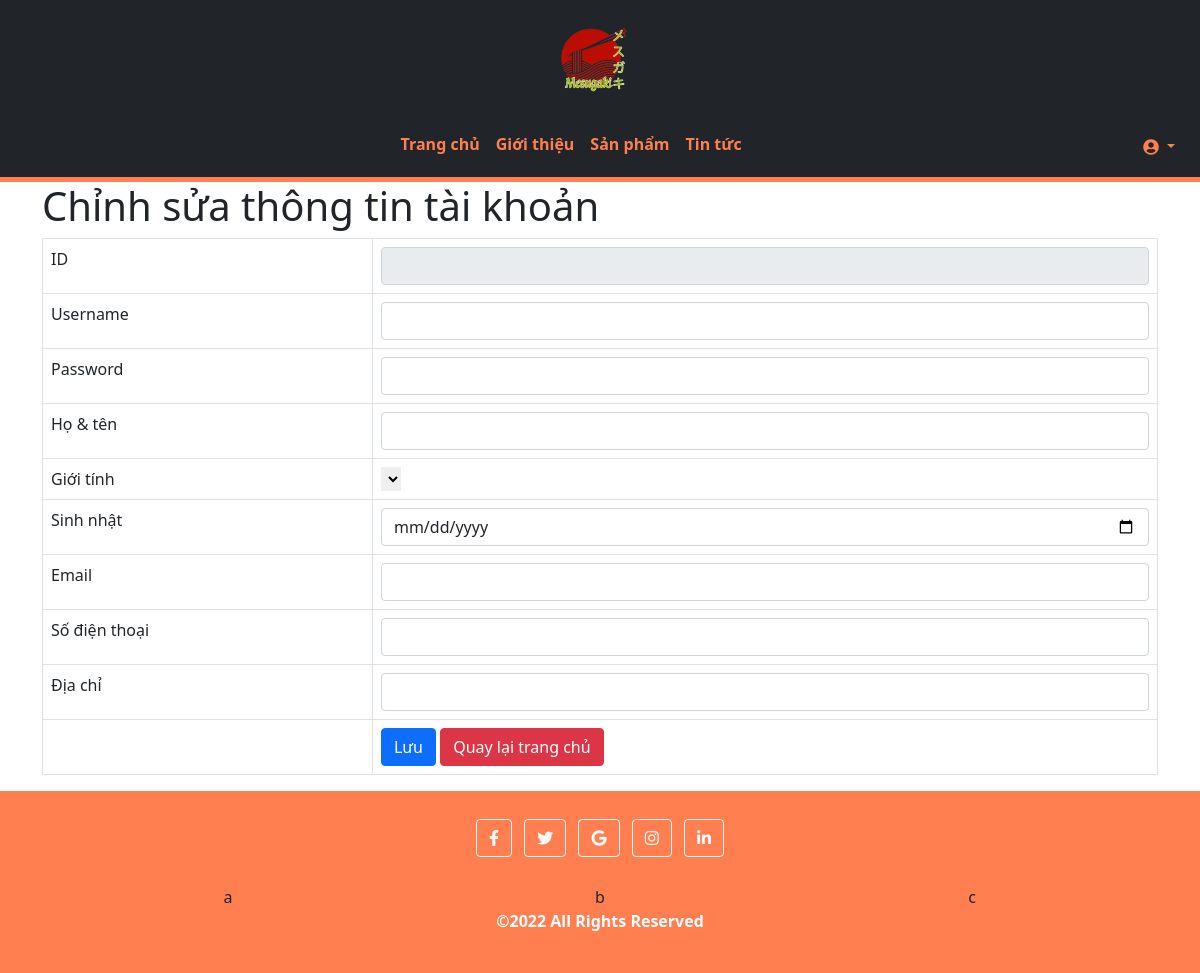
The app's page /editProfile.php, older data.
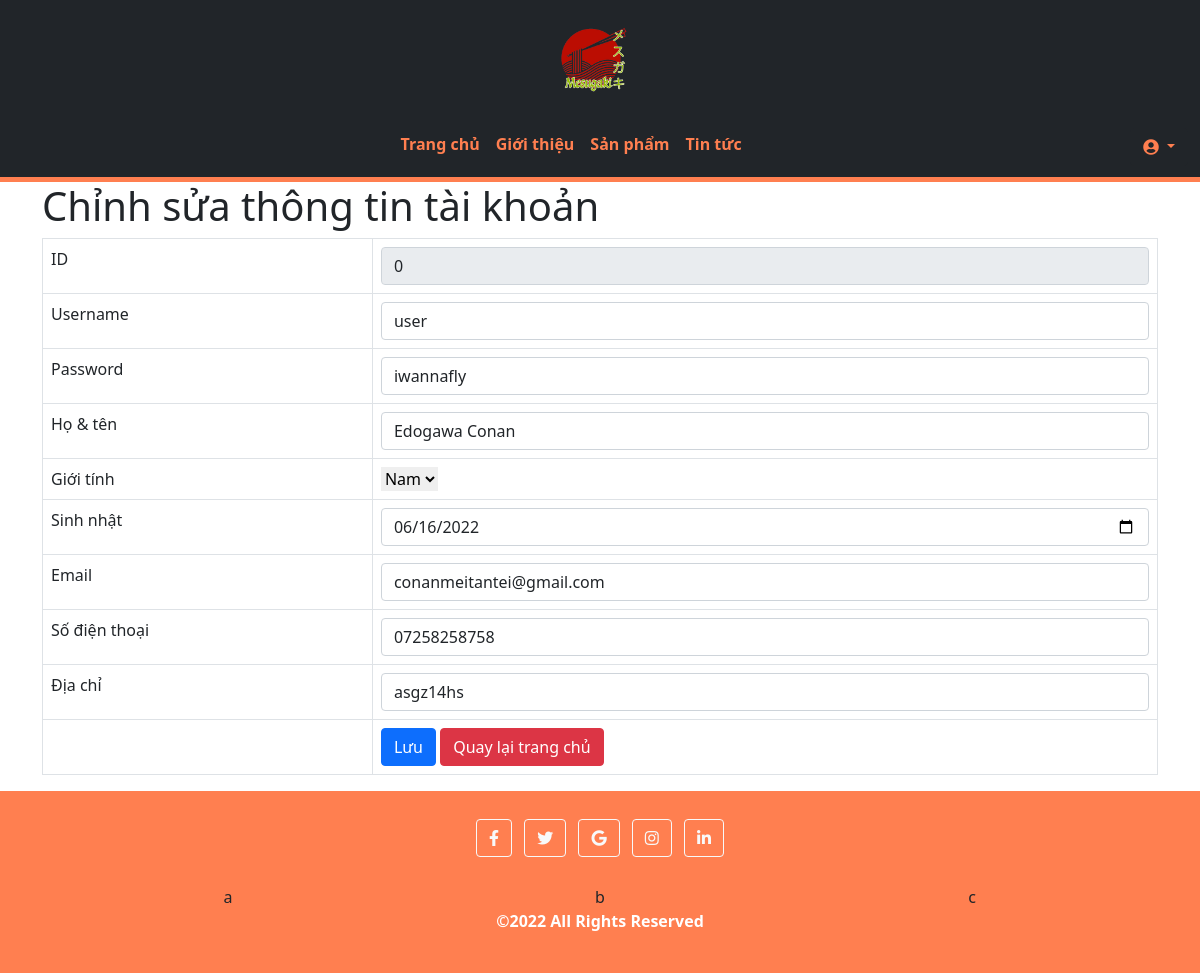
The same page, newer data.
### tables this page shows
CREATE TABLE `user` (
  `id` int(10) UNSIGNED NOT NULL,
  `username` varchar(100) NOT NULL,
  `password` varchar(255) NOT NULL,
  `full_name` varchar(100) NOT NULL,
  `sex` varchar(6) NOT NULL COMMENT 'Nam, Nữ, Khác',
  `birthday` date NOT NULL,
  `email` varchar(50) NOT NULL,
  `phone` varchar(15) NOT NULL,
  `address` varchar(255) NOT NULL,
  `active` tinyint(1) NOT NULL DEFAULT 1 COMMENT '0: banned, 1: active'
);

### editProfile.php (the view, shortened to what this page needs)
<?php
    include ('config/config.php');
    $user_id = "";
    $query = "SELECT * FROM user WHERE id = '" . $user_id . "'";
    $res = mysqli_query($conn, $query);
    $mem = mysqli_fetch_all($res, MYSQLI_ASSOC);
    $mem1 = $mem[0];
?>
<!DOCTYPE html>
<html lang="en">
<head>
  <link href="https://cdnjs.cloudflare.com/ajax/libs/font-awesome/5.9.0/css/all.min.css" rel="stylesheet">
  <link href="https://cdn.jsdelivr.net/npm/bootstrap@5.1.3/dist/css/bootstrap.min.css" rel="stylesheet">
</head>
<body>
  <div>
    <?php $IPATH = $_SERVER["DOCUMENT_ROOT"]."/btl-web/";
    include($IPATH."navbar.php");?>
  </div>
  <div class="container">
    <div class="page-header">
      <h1>Chỉnh sửa thông tin tài khoản</h1>
    </div>
    <form method="post">
      <table class='table table-hover table-responsive table-bordered'>
        <tr>
          <td>ID</td>
          <td><input type='text' name='id' class='form-control' value="<?php echo $mem1['id']?>" disabled></td>
        </tr>
        <tr>
          <td>Username</td>
          <td><input type='text' name='username' class='form-control' value="<?php echo $mem1['username']?>" required></td>
        </tr>
        <tr>
          <td>Password</td>
          <td><input type='text' name='password' class='form-control' value="<?php echo $mem1['password']?>" required></td>
        </tr>
        <tr>
          <td>Họ & tên</td>
          <td><input type='text' name='full_name' class='form-control' value="<?php echo $mem1['full_name']?>" required></td>
        </tr>
        <tr>
          <td>Giới tính</td>
          <td>
            <select class="select" name="sex" required>
              <?php
                if ($mem1['sex'] == 'Nam')
                  echo "<option value='Nam' selected>Nam</option>
                        <option value='Nữ'>Nữ</option>
                        <option value='Khác'>Khác</option>";
                elseif ($mem1['sex'] == 'Nữ')
                  echo "<option value='Nam'>Nam</option>
                        <option value='Nữ' selected>Nữ</option>
                        <option value='Khác'>Khác</option>";
                elseif ($mem1['sex'] == 'Khác')
                  echo "<option value='Nam'>Nam</option>
                        <option value='Nữ'>Nữ</option>
                        <option value='Khác' selected>Khác</option>";
              ?>
            </select>
          </td>
        </tr>
        <tr>
          <td>Sinh nhật</td>
          <td><input type='date' name='birthday' class='form-control' value="<?php echo $mem1['birthday']?>" required></td>
        </tr>
        <tr>
          <td>Email</td>
          <td><input type='email' name='email' class='form-control' value="<?php echo $mem1['email']?>" required></td>
        </tr>
        <tr>
          <td>Số điện thoại</td>
          <td><input type='text' name='phone' class='form-control' value="<?php echo $mem1['phone']?>" required></td>
        </tr>
        <tr>
          <td>Địa chỉ</td>
          <td><input type='text' name='address' class='form-control' value="<?php echo $mem1['address']?>" required></td>
        </tr>
        <tr>
          <td></td>
          <td>
          <input type='submit' name='submit' value='Lưu' class='btn btn-primary'/>
          <a href='index.php' class='btn btn-danger'>Quay lại trang chủ</a>
          </td>
        </tr>
      </table>
    </form>
  </div>
  <div>
    <?php $IPATH = $_SERVER["DOCUMENT_ROOT"]."/btl-web/";
    include($IPATH."footer.php");?>
</body>
</html>

Row changes from the older to the newer data that the page shows:
added user: id "0", username "user", password "iwannafly", full_name "Edogawa Conan", sex "Nam", birthday "06/16/2022", email "conanmeitantei@gmail.com", phone "07258258758", address "asgz14hs"
